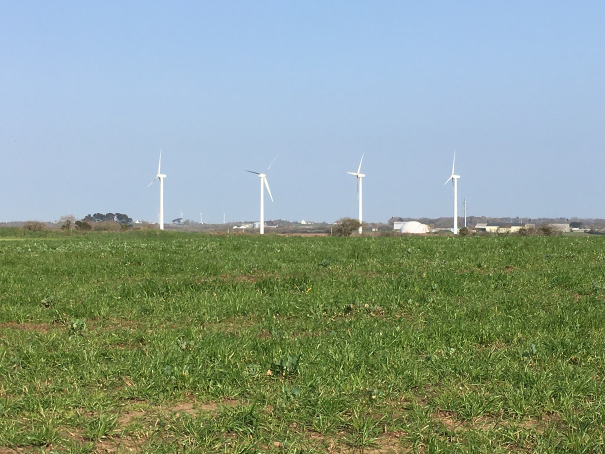
#> input picture Traitement de l'image/TE-Noté/data/Eoliennes_1m.jpg, 1210 x 908 px, found by its file name (shown at 1/2 size)
$ python CodeImageMelvinDubee.py   (older library calls are emulated)
#> lines starting #> are read from the running program, lines starting #| are printed output that depends on the picture; after the words box and inside, x2 and y2 are one past the last pixel; in counts of white or black regions, pixels touching at a corner belong together; pictures that were not available may be replaced by others from this repository, and a replacement may not be noted
# Melvin Dubée FIPA 2024 Code Examen Pratique de Traitement Numérique des Images
import numpy as np
import cv2
import matplotlib.pyplot as plt
from matplotlib import pyplot as plt
from OutilsTNI import divide
from OutilsTNI import formate_resultat
import numpy as np
from skimage import feature
from sklearn.cluster import KMeans


# Exercice 1

# Détection et dénombrement d’éoliennes

# 1. Lecture de l’image « Eoliennes_1m.jpg » et conversion en niveaux de gris. Soit
# eole_gray cette image

eole_gray = cv2.imread('/Users/melvindubee/iCloud Drive (archives)/Documents/ENSTA/Traitement-image/data/Eoliennes_1m.jpg', 0)
#> eole_gray: shape (908, 1210); min 0, max 255, mean 150.1
plt.figure()
plt.imshow(eole_gray, cmap='gray'), plt.title('Eoliennes_1m'), plt.xlabel('indice colonne n'), plt.ylabel(
    'indice ligne m')
plt.show()

# 2. Binarisation

#Question.1
# binariser eole_gray par une méthode pertinente. Reporter en commentaires la valeur du seuil retenu et la justifier

seuil = 250

ret, eole_binaire = cv2.threshold(eole_gray, seuil, 255, cv2.THRESH_BINARY_INV)
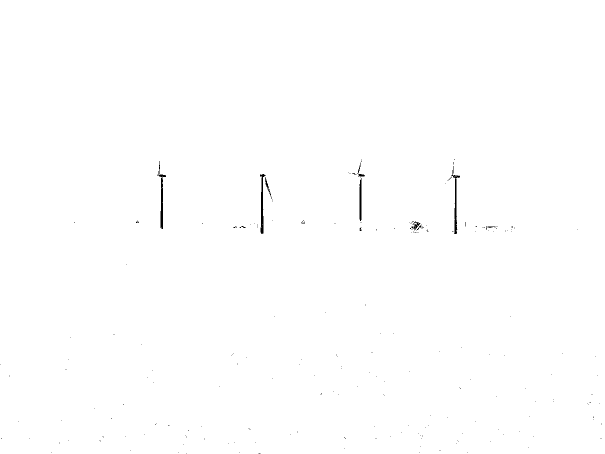
#> eole_binaire: shape (908, 1210) (shown at 1/2 size); 99.8% white; 210 black regions (199 under 20 px), largest, box (x1, y1, x2, y2) and area: (314, 322, 332, 458) 535, (520, 348, 531, 468) 513, (902, 332, 920, 468) 499
#> ret = 250
plt.figure()
plt.imshow(eole_binaire, cmap="gray")
plt.title("Image binaire")
plt.show()

# On peut retenir deux valeurs de seuil en fonction de ce que l'on veut :

# -seuil à 250 si l'on essaye de dénombrer le nombre d'éolienne au premier plan (ici 4), avec ce seuil
# on isole bien de l'image les éoliennes.

# -seuil à 200 si l'on essaye de dénombrer toutes les éoliennes, c'est à dire celles au premier plan mais également
# celles qui se situent à l'arrière plan (8 en tout).

#Question.2
# sauvegarder l’image binaire sous « eole_binaire.jpg »
cv2.imwrite("eole_binaire.jpg", eole_binaire)

#Question.3
# Préfiltrer l’image eole_gray par un filtre gaussien de taille 5x5 ou 7x7

# Filtrage Gaussien

taille = 7
img_gauss = cv2.GaussianBlur(eole_gray,(taille, taille),0)
img_gauss2 = cv2.GaussianBlur(eole_gray,(taille, taille),4,4, cv2.BORDER_DEFAULT)
plt.figure()
plt.subplot(121)
plt.imshow(img_gauss, cmap='gray')
plt.title("Filtre Gaussien")
plt.subplot(122)
plt.imshow(img_gauss, cmap='gray')
plt.title("Filtre Gaussien 2")
plt.show()

#Question.4
# binariser l’image de la question c.

seuil = 250

ret, img_gauss_bin = cv2.threshold(img_gauss, seuil, 255, cv2.THRESH_BINARY_INV)
#> img_gauss_bin: shape (908, 1210); 100% white; black in thin lines or dots, all inside (x1, y1, x2, y2) = (320, 350, 914, 465)
plt.figure()
plt.imshow(img_gauss_bin, cmap="gray")
plt.title("Image gauss binaire")
plt.show()

#Question.5
#Selon vous, y-a-t-il un intérêt à préfiltrer cette image avant de la binariser et pourquoi ?

# Dans notre cas ici un va flouter l'image avec le filtre gaussien ce qui va permettre de lisser l'image
# et donc de réduire le bruit présent sur l'image de départ. Finalement flouter cette image permet de simplifier
# l'image en général avant de faire d'autre opération sur celle-ci comme ici la binarisation.

#Question.6
# Remplacer le filtre gaussien par un filtre médian de taille appropriée. Quelles différences observez-vous ?

# Filtrage non-linéaire Median

taille= 7
img_median = cv2.medianBlur(eole_gray, taille)
plt.figure()
plt.imshow(img_median, cmap='gray')
plt.title("Image après Median")

plt.show()

# binarisation
seuil = 250

ret, img_median_bin = cv2.threshold(img_median, seuil, 255, cv2.THRESH_BINARY_INV)
#> img_median_bin: shape (908, 1210); 99.9% white; 11 black regions, largest, box (x1, y1, x2, y2) and area: (321, 368, 326, 456) 383, (521, 384, 527, 466) 369, (719, 368, 723, 438) 280
plt.figure()
plt.imshow(img_median_bin, cmap="gray")
plt.title("Image median binaire")
plt.show()

# Si je reste au même seuil de 250 pour dénombrer les éoliennes du premier, je remarque que le filtre
# Median est plus efficace puisqu'il enlève plus d'impureté de l'image pour un même seuil.


# Post-traitement

#Question.1
# afin d’améliorer la qualité de l’image binaire, appliquer un traitement morphologique pertinent, en considérant un
#é́lément structurant compact, à l’image obtenue en 2.a ou en 2.d

ksize = 3
kernel = cv2.getStructuringElement(cv2.MORPH_RECT, (ksize, ksize))

erode = cv2.erode(eole_binaire, kernel)
#> erode: shape (908, 1210); 99.4% white; 156 black regions (131 under 20 px), largest, box (x1, y1, x2, y2) and area: (519, 347, 547, 469) 1041, (894, 323, 921, 469) 933, (313, 321, 333, 459) 870
dilate = cv2.dilate(eole_binaire, kernel)
#> dilate: shape (908, 1210); 99.9% white; black in thin lines or dots, all inside (x1, y1, x2, y2) = (321, 349, 919, 467)
opening = cv2.dilate(erode, kernel)
#> opening: shape (908, 1210); 99.7% white; 186 black regions (177 under 20 px), largest, box (x1, y1, x2, y2) and area: (520, 348, 544, 468) 636, (314, 322, 332, 458) 550, (895, 332, 920, 468) 543
closing = cv2.erode(dilate, kernel)
#> closing: shape (908, 1210); 99.8% white; 14 black regions (2 under 20 px), largest, box (x1, y1, x2, y2) and area: (909, 357, 914, 468) 397, (522, 355, 527, 448) 359, (321, 377, 326, 458) 353
open_closing = cv2.erode(cv2.dilate(opening, kernel), kernel)
#> open_closing: shape (908, 1210); 99.8% white; 10 black regions (2 under 20 px), largest, box (x1, y1, x2, y2) and area: (520, 348, 531, 468) 524, (318, 349, 332, 458) 501, (902, 350, 920, 468) 501

plt.figure()
plt.subplot(331)
plt.imshow(eole_binaire, cmap='gray')
plt.title("Image binaire")
plt.subplot(332)
plt.imshow(erode, cmap='gray')
plt.title("Érosion")
plt.subplot(333)
plt.imshow(dilate, cmap='gray')
plt.title("Dilatation")
plt.subplot(334)
plt.imshow(opening, cmap='gray')
plt.title("Ouverture")
plt.subplot(335)
plt.imshow(closing, cmap='gray')
plt.title("Fermeture")
plt.subplot(336)
plt.imshow(open_closing, cmap='gray')
plt.title("Ouverture-Fermeture")
plt.show()

#Question.2
# Critiquer le résultat obtenu, l’expliquer et conclure sur la pertinence de ce traitement.

# On peut faire différent commentaire sur chacunes des images obtenues :

# Tout d'abord l'érosion nous permet de bien combler les trous dans l'image
# on arrive facilement à distinguer les éoliennes après ce traitement

# Après dilatation on a carrément isoler les 4 éoliennes et surtout éliminé
# le point noir du dôme de l'image qui restait à chaque filtrage. Pour avoir un meilleur rendu
# pour mieux distinguer les éoliennes, peut-être changer le seuil de départ.

# Les trois dernières images (Ouverture, Fermeture, les deux combinées) montrent qu'il y a un choix à faire
# entre distinguer les éoliennes et leur pâles mais avoir le point noir du dôme ou bien
# ne pas parfaitement distinguer les pâles mais ne pas avoir le point du dôme.


# Question.3

ksize = 6
kernel = cv2.getStructuringElement(cv2.MORPH_RECT, (ksize, ksize))

opening = cv2.morphologyEx(eole_binaire, cv2.MORPH_OPEN, kernel)
#> opening: shape (908, 1210); 99.7% white; 169 black regions (159 under 20 px), largest, box (x1, y1, x2, y2) and area: (521, 349, 545, 469) 702, (315, 323, 333, 459) 558, (896, 333, 921, 469) 553
closing = cv2.morphologyEx(eole_binaire, cv2.MORPH_CLOSE, kernel)
#> closing: shape (908, 1210); 100% white; 1 black region, box (x1, y1, x2, y2) and area: (522, 457, 528, 465) 48
morph_grad = cv2.morphologyEx(eole_binaire, cv2.MORPH_GRADIENT, kernel)
#> morph_grad: shape (908, 1210); 1.2% white; 139 white regions, largest, box (x1, y1, x2, y2) and area: (518, 346, 549, 471) 1647, (888, 316, 923, 471) 1592, (312, 320, 335, 461) 1363
morph_tophat = cv2.morphologyEx(eole_binaire, cv2.MORPH_TOPHAT, kernel)
#> morph_tophat: shape (908, 1210); 0.13% white in thin lines or dots, all inside (x1, y1, x2, y2) = (0, 319, 1205, 908)
morph_blackhat = cv2.morphologyEx(eole_binaire, cv2.MORPH_BLACKHAT, kernel)
#> morph_blackhat: shape (908, 1210); 0.24% white; 211 white regions (200 under 20 px), largest, box (x1, y1, x2, y2) and area: (314, 322, 332, 458) 535, (902, 332, 920, 468) 499, (520, 348, 531, 464) 460

plt.figure()
plt.subplot(331)
plt.imshow(eole_binaire, cmap='gray')
plt.title("Image binaire")
plt.subplot(332)
plt.imshow(opening, cmap='gray')
plt.title("Ouverture")
plt.subplot(333)
plt.imshow(closing, cmap='gray')
plt.title("Fermeture")
plt.subplot(334)
plt.imshow(morph_grad, cmap='gray')
plt.title("Gradient morphologique")
plt.subplot(335)
plt.imshow(morph_tophat, cmap='gray')
plt.title("Top hat")
plt.subplot(336)
plt.imshow(morph_blackhat, cmap='gray')
plt.title("Black hat")
plt.show()

# Question.4
# d. comparer le résultat obtenu en c) avec celui obtenu en a) et conclure. Sauvegarder l’image post-traitée la plus
#propre sous « eole_posttraitee.jpg »

# On voit qu'après ce dernier traitement l'image du gradient morphologique fait bien ressortir les éoliennes mais
# également le dôme ce qui pose soucis. L'image la plus intéressante ici est Black hat, le dôme est minime et le bruit
# inexistant, les éoliennes sont plus visibles sur cette image. Cette image est la différence entre l'image obtenue
# après la fermeture et l'image d'entrée. Cette opération met en évidence les zones sombres qui sont plus petites
# que l'élément structurant.

cv2.imwrite("eole_posttraittee.jpg", morph_blackhat)

# Question.5
# déterminer automatiquement le nombre d’éoliennes et l’indiquer dans votre code. Ce nombre est -il celui attendu ?
# Dans le cas contraire, expliquez d’où peuvent venir les erreurs

# On va chercher à etiqueter en composantes connexes l’image binaire obtenue de la question précédente
num_features, comp_conn = cv2.connectedComponents(morph_grad)
#> comp_conn: shape (908, 1210) int32; 140 distinct labels, from 0 to 139
#> num_features = 140
print("Nombre d'éoliennes: ", num_features-1)
#| Nombre d'éoliennes:  139

plt.figure()
plt.imshow(comp_conn, cmap='jet')
plt.title("Composantes connexes")
plt.show()

# On voit que sur l'image de composantes connexes que j'ai affiché
# il reste énomément de bruit dans le bas de l'image, cela n'a pas été enlevé par
# les filtres appliqués. Il aurait été peut-être nécessaire en post-traitement de
# segmenter l'image en deux régions, l'herbe et le ciel et les éoliennes. On trouve 139
# puisque la fonction connectedComponents d'OpenCV est utilisée pour étiqueter les composantes connexes d'une image
# binaire. En d'autres termes, elle identifie et étiquette les groupes de pixels connectés ayant la même intensité
# (généralement des pixels blancs) dans une image binaire, ici c'est le cas pour l'herbe.

# Comparaison

# Affichage de l'image en niveaux de gris
eole_gray2 = cv2.imread('/Users/melvindubee/iCloud Drive (archives)/Documents/ENSTA/Traitement-image/data/Eoliennes_2m.jpg', 0)
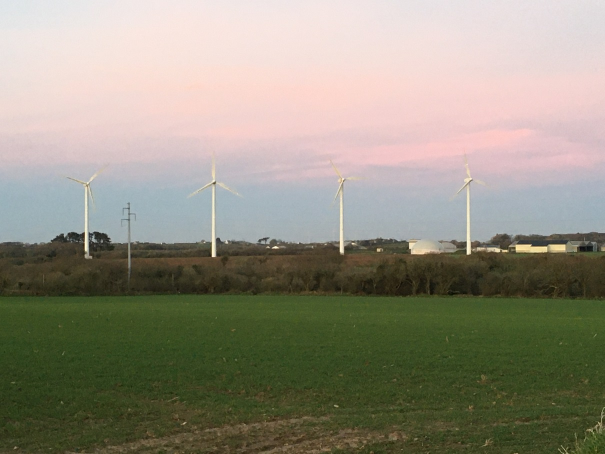
#> input picture Traitement de l'image/TE-Noté/data/Eoliennes_2m.jpg, 1210 x 908 px, found by its file name (shown at 1/2 size)
#> eole_gray2: shape (908, 1210); min 5, max 253, mean 141.4
plt.figure()
plt.imshow(eole_gray, cmap='gray'), plt.title('Eoliennes_2m'), plt.xlabel('indice colonne n'), plt.ylabel(
    'indice ligne m')
plt.show()

# Binarisation de l'image

seuil = 210

ret, eole_binaire2 = cv2.threshold(eole_gray2, seuil, 255, cv2.THRESH_BINARY_INV)
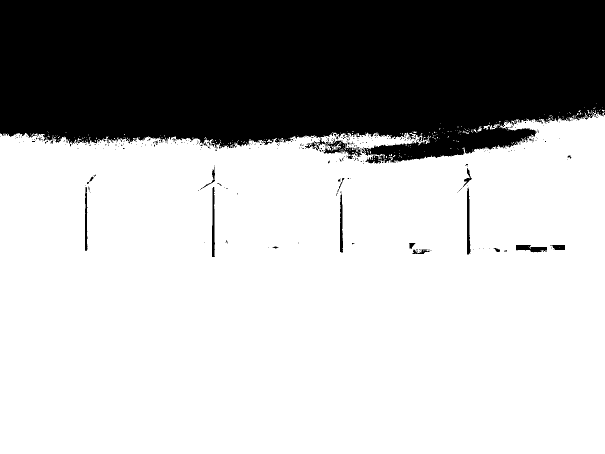
#> eole_binaire2: shape (908, 1210) (shown at 1/2 size); 68.8% white; 321 black regions (299 under 20 px), largest, box (x1, y1, x2, y2) and area: (0, 0, 1210, 327) 336459, (610, 277, 724, 318) 1311, (934, 375, 941, 509) 676
#> ret = 210
plt.figure()
plt.imshow(eole_binaire2, cmap="gray")
plt.title("Image binaire")
plt.show()

# Filtrage Gaussien

taille = 7
img_gauss3 = cv2.GaussianBlur(eole_gray2,(taille, taille),0)
img_gauss4 = cv2.GaussianBlur(eole_gray2,(taille, taille),4,4, cv2.BORDER_DEFAULT)
plt.figure()
plt.subplot(121)
plt.imshow(img_gauss3, cmap='gray')
plt.title("Filtre Gaussien 3")
plt.subplot(122)
plt.imshow(img_gauss4, cmap='gray')
plt.title("Filtre Gaussien 4")
plt.show()

# Binarisation + filtre gaussien

seuil = 210

ret, img_gauss_bin2 = cv2.threshold(img_gauss3, seuil, 255, cv2.THRESH_BINARY_INV)
#> img_gauss_bin2: shape (908, 1210); 68.9% white; 34 black regions (17 under 20 px), largest, box (x1, y1, x2, y2) and area: (0, 0, 1210, 326) 337373, (648, 281, 723, 318) 1102, (934, 379, 940, 507) 554
plt.figure()
plt.imshow(img_gauss_bin2, cmap="gray")
plt.title("Image gauss binaire")
plt.show()

# Filtrage non-linéaire Median

taille= 7
img_median2 = cv2.medianBlur(eole_gray2, taille)
plt.figure()
plt.imshow(img_median2, cmap='gray')
plt.title("Image après Median")

plt.show()

# binarisation
seuil = 210

ret, img_median_bin2 = cv2.threshold(img_median2, seuil, 255, cv2.THRESH_BINARY_INV)
#> img_median_bin2: shape (908, 1210); 68.9% white; 24 black regions (5 under 20 px), largest, box (x1, y1, x2, y2) and area: (0, 0, 1210, 326) 337545, (635, 281, 722, 317) 1173, (934, 382, 941, 508) 649
plt.figure()
plt.imshow(img_median_bin2, cmap="gray")
plt.title("Image median binaire 2")
plt.show()

# Element structurant compacte

ksize = 3
kernel = cv2.getStructuringElement(cv2.MORPH_RECT, (ksize, ksize))

erode = cv2.erode(img_median_bin2, kernel)
#> erode: shape (908, 1210); 68.4% white; 21 black regions (2 under 20 px), largest, box (x1, y1, x2, y2) and area: (0, 0, 1210, 327) 341838, (933, 381, 942, 509) 919, (1031, 489, 1095, 505) 727
dilate = cv2.dilate(img_median_bin2, kernel)
#> dilate: shape (908, 1210); 69.3% white; 24 black regions (8 under 20 px), largest, box (x1, y1, x2, y2) and area: (0, 0, 1210, 325) 334992, (651, 282, 721, 316) 761, (1033, 491, 1092, 503) 421
opening = cv2.dilate(erode, kernel)
#> opening: shape (908, 1210); 68.8% white; 22 black regions (5 under 20 px), largest, box (x1, y1, x2, y2) and area: (0, 0, 1210, 326) 337697, (613, 281, 722, 317) 1356, (934, 382, 941, 508) 649
closing = cv2.erode(dilate, kernel)
#> closing: shape (908, 1210); 68.9% white; 24 black regions (3 under 20 px), largest, box (x1, y1, x2, y2) and area: (0, 0, 1210, 326) 337422, (650, 281, 722, 317) 1077, (934, 382, 941, 507) 647
open_closing = cv2.erode(cv2.dilate(opening, kernel), kernel)
#> open_closing: shape (908, 1210); 68.8% white; 20 black regions (2 under 20 px), largest, box (x1, y1, x2, y2) and area: (0, 0, 1210, 326) 337638, (638, 281, 722, 317) 1191, (934, 382, 941, 507) 647

plt.figure()
plt.subplot(331)
plt.imshow(img_median_bin2, cmap='gray')
plt.title("Image binaire")
plt.subplot(332)
plt.imshow(erode, cmap='gray')
plt.title("Érosion")
plt.subplot(333)
plt.imshow(dilate, cmap='gray')
plt.title("Dilatation")
plt.subplot(334)
plt.imshow(opening, cmap='gray')
plt.title("Ouverture")
plt.subplot(335)
plt.imshow(closing, cmap='gray')
plt.title("Fermeture")
plt.subplot(336)
plt.imshow(open_closing, cmap='gray')
plt.title("Ouverture-Fermeture")
plt.show()

# Traitement morphologique

ksize = 6
kernel = cv2.getStructuringElement(cv2.MORPH_RECT, (ksize, ksize))

opening = cv2.morphologyEx(img_median_bin2, cv2.MORPH_OPEN, kernel)
#> opening: shape (908, 1210); 68.7% white; 19 black regions (4 under 20 px), largest, box (x1, y1, x2, y2) and area: (0, 0, 1210, 327) 340866, (935, 383, 942, 509) 649, (1033, 491, 1095, 505) 571
closing = cv2.morphologyEx(img_median_bin2, cv2.MORPH_CLOSE, kernel)
#> closing: shape (908, 1210); 69% white; 10 black regions, largest, box (x1, y1, x2, y2) and area: (0, 0, 1210, 327) 338446, (652, 283, 722, 317) 988, (1034, 491, 1094, 505) 560
morph_grad = cv2.morphologyEx(img_median_bin2, cv2.MORPH_GRADIENT, kernel)
#> morph_grad: shape (908, 1210); 1.9% white; 22 white regions, largest, box (x1, y1, x2, y2) and area: (0, 225, 1210, 329) 13534, (932, 380, 944, 511) 1310, (678, 402, 689, 507) 1049
morph_tophat = cv2.morphologyEx(img_median_bin2, cv2.MORPH_TOPHAT, kernel)
#> morph_tophat: shape (908, 1210); 0.28% white in thin lines or dots, all inside (x1, y1, x2, y2) = (0, 227, 1210, 514)
morph_blackhat = cv2.morphologyEx(img_median_bin2, cv2.MORPH_BLACKHAT, kernel)
#> morph_blackhat: shape (908, 1210); 0.28% white; 114 white regions (83 under 20 px), largest, box (x1, y1, x2, y2) and area: (934, 382, 940, 506) 477, (424, 415, 430, 513) 455, (680, 404, 686, 502) 391

plt.figure()
plt.subplot(331)
plt.imshow(img_median_bin2, cmap='gray')
plt.title("Image binaire")
plt.subplot(332)
plt.imshow(opening, cmap='gray')
plt.title("Ouverture")
plt.subplot(333)
plt.imshow(closing, cmap='gray')
plt.title("Fermeture")
plt.subplot(334)
plt.imshow(morph_grad, cmap='gray')
plt.title("Gradient morphologique")
plt.subplot(335)
plt.imshow(morph_tophat, cmap='gray')
plt.title("Top hat")
plt.subplot(336)
plt.imshow(morph_blackhat, cmap='gray')
plt.title("Black hat")
plt.show()

# Composantes connexes

num_features, comp_conn = cv2.connectedComponents(morph_grad)
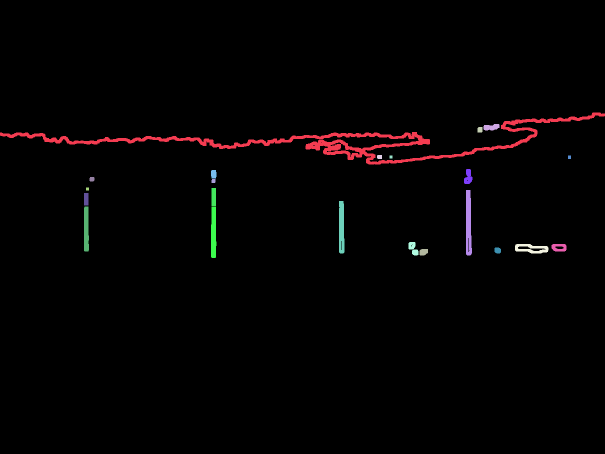
#> comp_conn: shape (908, 1210) int32 (shown at 1/2 size); 23 distinct labels, from 0 to 22; one colour per label, 0 black
#> num_features = 23
print("\n Nombre d'éoliennes image 2: ", num_features-1)
#|  Nombre d'éoliennes image 2:  22

plt.figure()
plt.imshow(comp_conn, cmap='jet')
plt.title("Composantes connexes image 2")
plt.show()

# On a bien meilleur résultat pour l'image des composantes connexes. Je n'ai pas réussi à trouver
# Un bon seuil au départ ce qui explique le résultat de 48. Le filtre gaussien ne me paraît pas plus efficace
# pour avoir un meilleur résultat. Mais le filtre médian est très utilse pour cette image et permet de descendre le
# résultat obtenu. Si j'augmente le seuil ma valeur augmente et si je descend la valeur diminue mais ce ne sont
# pas les éoliennes qui sont dénombrées.

# Quelle autre approche pourrait être adoptée pour améliorer les résultats

# Une détection des contours serait à adopter pour encore mieux isoler les éoliennes.
# Pour cela un filtre de Canny serait utilisé.

# Exercice 2 : Analyse de la végétation


I1 = cv2.imread('/Users/melvindubee/iCloud Drive (archives)/Documents/ENSTA/Traitement-image/data/I1.jpg', 0)
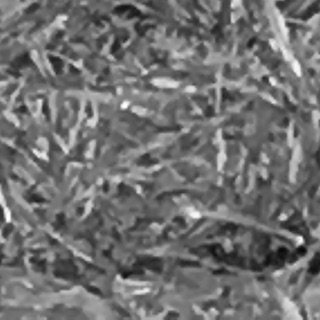
#> input picture Traitement de l'image/TE-Noté/data/I1.png, 320 x 320 px, given in place of I1.jpg, which was not available
#> I1 is the input picture: shape (320, 320); min 5, max 255, mean 112.8
plt.figure()
plt.imshow(eole_gray, cmap='gray'), plt.title('I1'), plt.xlabel('indice colonne n'), plt.ylabel(
    'indice ligne m')
plt.show()

I2 = cv2.imread('/Users/melvindubee/iCloud Drive (archives)/Documents/ENSTA/Traitement-image/data/I2.jpg', 0)
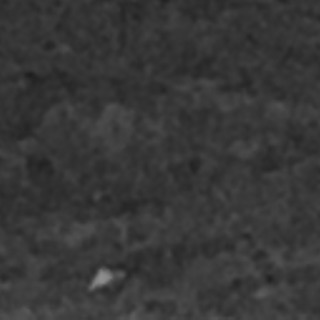
#> input picture Traitement de l'image/TE-Noté/data/I2.png, 320 x 320 px, given in place of I2.jpg, which was not available
#> I2 is the input picture: shape (320, 320); min 30, max 144, mean 55.8
plt.figure()
plt.imshow(eole_gray, cmap='gray'), plt.title('I2'), plt.xlabel('indice colonne n'), plt.ylabel(
    'indice ligne m')
plt.show()

I3 = cv2.imread('/Users/melvindubee/iCloud Drive (archives)/Documents/ENSTA/Traitement-image/data/I3.jpg', 0)
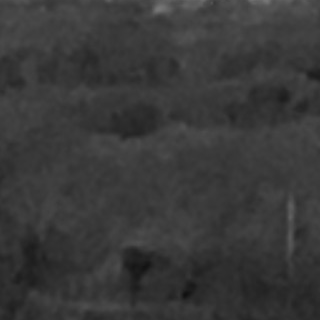
#> input picture Traitement de l'image/TE-Noté/data/I3.png, 320 x 320 px, given in place of I3.jpg, which was not available
#> I3 is the input picture: shape (320, 320); min 16, max 119, mean 57.2
plt.figure()
plt.imshow(eole_gray, cmap='gray'), plt.title('I3'), plt.xlabel('indice colonne n'), plt.ylabel(
    'indice ligne m')
plt.show()

# Génération des deux classes
#> (the run stopped early here; a loop or call above may not have finished)
